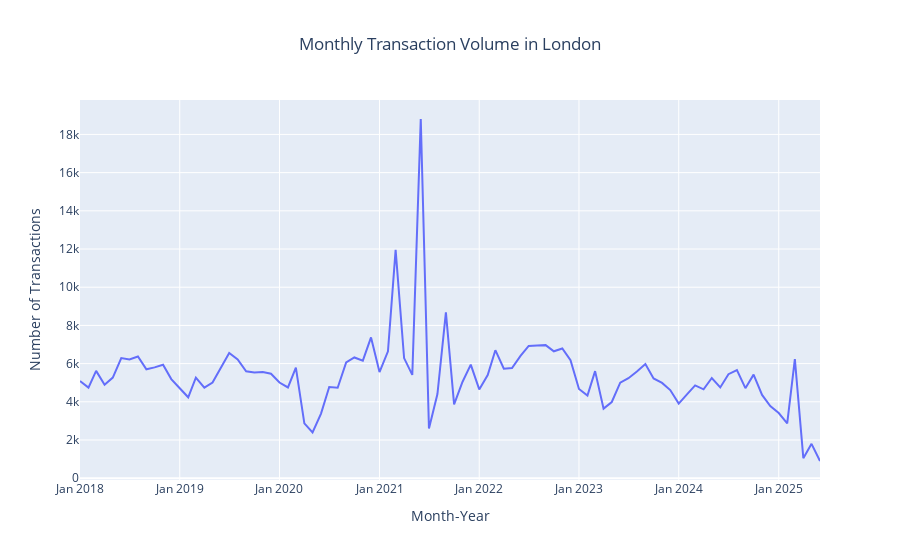

Notebook source saved alongside this figure:
### Markdown cell above
### 3.1) Transaction volume per month

### Code cell
import plotly.express as px

# Ensure the transfer_date is in datetime format
london_df['transfer_date'] = pd.to_datetime(london_df['transfer_date'], errors='coerce')

# Create a new column for month-year (use first day of month for consistency)
london_df['month_year'] = london_df['transfer_date'].dt.to_period('M').dt.to_timestamp()

# Aggregate by month-year and count the number of transactions
monthly_counts = london_df.groupby('month_year').size().reset_index(name='transaction_count')

# Plot with Plotly Express
fig = px.line(
    monthly_counts,
    x='month_year',
    y='transaction_count',
    title='Monthly Transaction Volume in London',
    labels={'month_year': 'Month-Year', 'transaction_count': 'Number of Transactions'}
)

# Customize layout
fig.update_layout(xaxis=dict(tickformat='%b %Y'), title_x=0.5)

fig.show()
